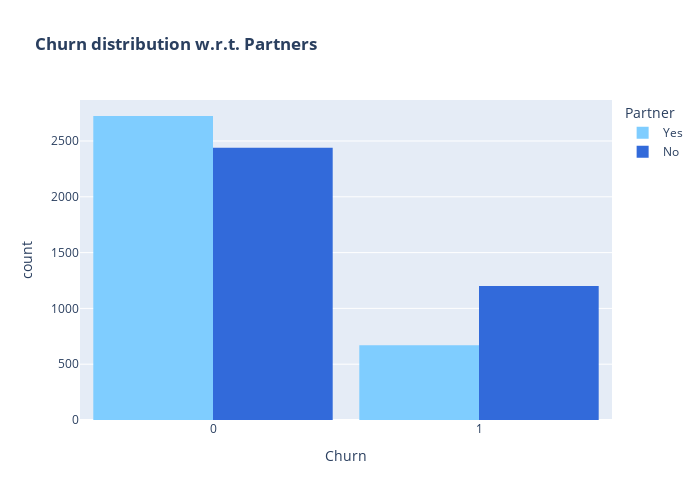

Source (notebook cell):
### Markdown cell above
* Customers without dependents are more likely to churn

### Code cell
color_map = {"Yes": '#7fcdff', "No": '#326ada'}
fig = px.histogram(df, x="Churn", color="Partner", barmode="group", title="<b>Churn distribution w.r.t. Partners</b>", color_discrete_map=color_map)
fig.update_layout(width=700, height=500, bargap=0.1)
fig.show()

### Figure 1 — Plotly figure (JSON) as saved in the notebook; plotly's stock layout.template omitted (floating-point values rounded to 4 significant figures; data arrays with more than 128 entries replaced by an {"elided": "..."} marker saying what was removed)
{"data": [{"alignmentgroup": "True", "bingroup": "x", "hovertemplate": "Partner=Yes<br>Churn=%{x}<br>count=%{y}<extra></extra>", "legendgroup": "Yes", "marker": {"color": "#7fcdff", "pattern": {"shape": ""}}, "name": "Yes", "offsetgroup": "Yes", "orientation": "v", "showlegend": true, "type": "histogram", "x": {"elided": "3393 int values"}, "xaxis": "x", "yaxis": "y"}, {"alignmentgroup": "True", "bingroup": "x", "hovertemplate": "Partner=No<br>Churn=%{x}<br>count=%{y}<extra></extra>", "legendgroup": "No", "marker": {"color": "#326ada", "pattern": {"shape": ""}}, "name": "No", "offsetgroup": "No", "orientation": "v", "showlegend": true, "type": "histogram", "x": {"elided": "3639 int values"}, "xaxis": "x", "yaxis": "y"}], "layout": {"bargap": 0.1, "barmode": "group", "height": 500, "legend": {"title": {"text": "Partner"}, "tracegroupgap": 0}, "title": {"text": "<b>Churn distribution w.r.t. Partners</b>"}, "width": 700, "xaxis": {"anchor": "y", "domain": [0, 1], "title": {"text": "Churn"}}, "yaxis": {"anchor": "x", "domain": [0, 1], "title": {"text": "count"}}}}
